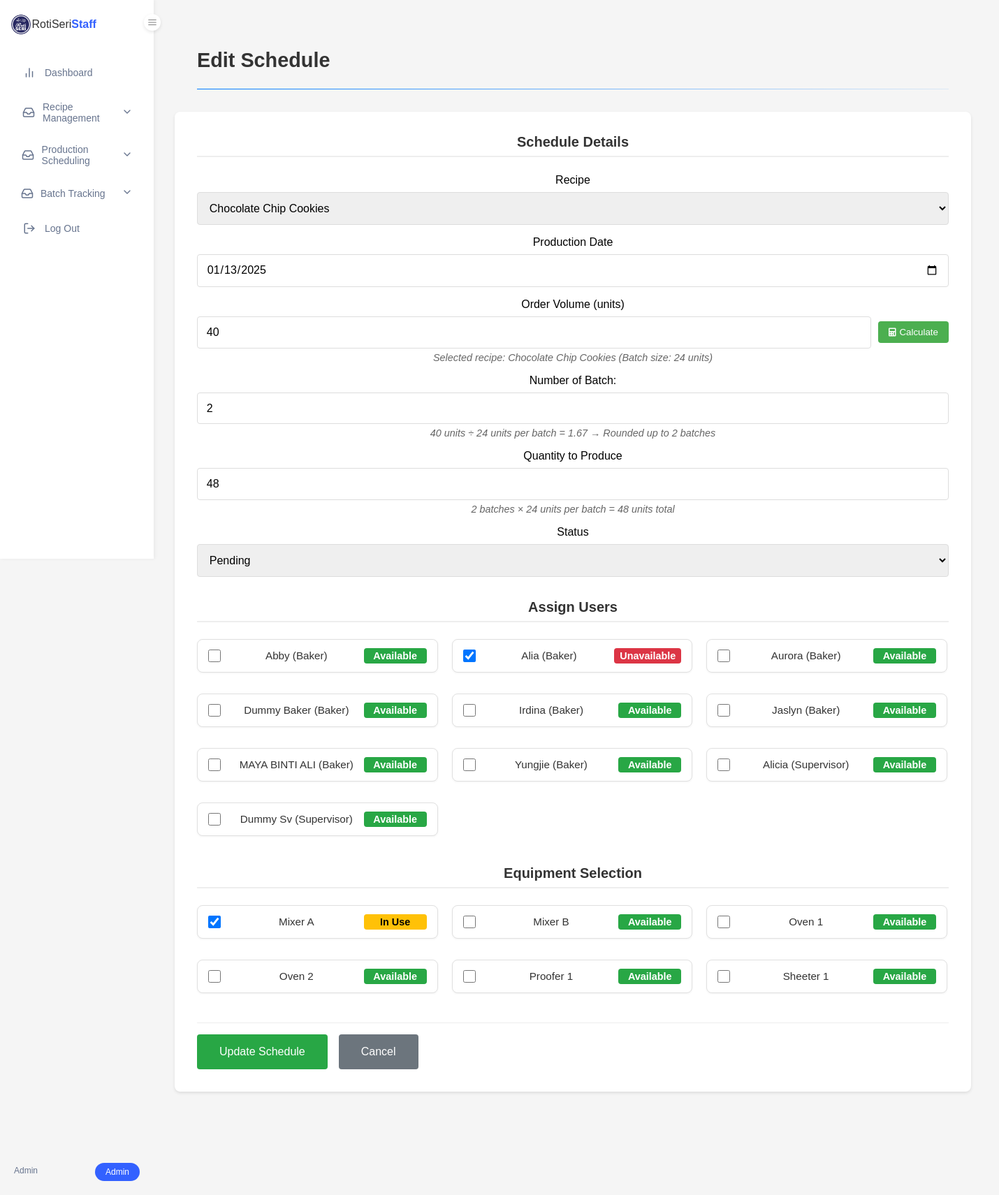
The app's page /rotiseriproduction/edit_schedule.php?id=9 (signed in) with its own data.
### tables this page shows
CREATE TABLE `tbl_schedule` (
  `schedule_id` int(6) NOT NULL,
  `recipe_id` int(6) NOT NULL,
  `schedule_date` date NOT NULL,
  `schedule_quantityToProduce` int(6) NOT NULL,
  `schedule_orderVolumn` int(6) NOT NULL,
  `schedule_status` enum('Pending','In Progress','Completed','') NOT NULL DEFAULT 'Pending',
  `schedule_batchNum` int(3) NOT NULL
);

CREATE TABLE `tbl_recipe` (
  `recipe_id` int(6) NOT NULL,
  `recipe_name` varchar(100) NOT NULL,
  `recipe_category` varchar(100) NOT NULL,
  `recipe_batchSize` int(6) NOT NULL,
  `recipe_unitOfMeasure` varchar(50) NOT NULL,
  `recipe_instructions` text NOT NULL,
  `recipe_dateCreated` timestamp NOT NULL DEFAULT current_timestamp(),
  `recipe_dateUpdated` timestamp NOT NULL DEFAULT current_timestamp() ON UPDATE current_timestamp(),
  `image_path` varchar(255) DEFAULT NULL
);

CREATE TABLE `tbl_users` (
  `user_id` int(6) NOT NULL,
  `user_fullName` varchar(200) NOT NULL,
  `user_contact` varchar(100) NOT NULL,
  `user_address` text NOT NULL,
  `user_email` varchar(200) NOT NULL,
  `user_password` varchar(200) NOT NULL,
  `user_dateRegister` datetime NOT NULL DEFAULT current_timestamp(),
  `user_role` varchar(10) NOT NULL DEFAULT 'Baker',
  `reset_token` varchar(255) DEFAULT NULL,
  `token_expiry` datetime DEFAULT NULL
);

CREATE TABLE `tbl_equipments` (
  `equipment_id` int(6) NOT NULL,
  `equipment_name` varchar(100) NOT NULL,
  `equipment_description` text NOT NULL,
  `equipment_status` enum('Available','Maintenance','Out of Order') NOT NULL DEFAULT 'Available',
  `equipment_dateAdded` datetime NOT NULL DEFAULT current_timestamp()
);

### rotiseriproduction/edit_schedule.php (the view, shortened to what this page needs)
<?php
require_once 'config/db_connection.php';
$schedule_id = $_GET['id'];
try {
    $stmt = $conn->prepare("SELECT s.*,
                           (SELECT COUNT(*) FROM tbl_batches WHERE schedule_id = s.schedule_id) as assigned_batches,
                           (SELECT COUNT(*) FROM tbl_batches WHERE schedule_id = s.schedule_id AND batch_status = 'Completed') as completed_batches
                           FROM tbl_schedule s
                           WHERE s.schedule_id = ?");
    $stmt->execute([$schedule_id]);
    $schedule = $stmt->fetch(PDO::FETCH_ASSOC);
    $stmt = $conn->query("SELECT recipe_id, recipe_name, recipe_batchSize FROM tbl_recipe ORDER BY recipe_name");
    $recipes = $stmt->fetchAll(PDO::FETCH_ASSOC);
    $stmt = $conn->query("SELECT user_id, user_fullName, user_role FROM tbl_users
                         WHERE user_role IN ('Baker', 'Supervisor')
                         ORDER BY user_role, user_fullName");
    $users = $stmt->fetchAll(PDO::FETCH_ASSOC);
    $stmt = $conn->prepare("SELECT user_id FROM tbl_schedule_assignments WHERE schedule_id = ?");
    $stmt->execute([$schedule_id]);
    $assigned_users = $stmt->fetchAll(PDO::FETCH_COLUMN);
    $stmt = $conn->prepare("SELECT equipment_id, equipment_name, equipment_status
                         FROM tbl_equipments
                         ORDER BY equipment_name");
    $stmt->execute();
    $equipment = $stmt->fetchAll(PDO::FETCH_ASSOC);
    $stmt = $conn->prepare("SELECT equipment_id FROM tbl_schedule_equipment WHERE schedule_id = ?");
    $stmt->execute([$schedule_id]);
    $assigned_equipment = $stmt->fetchAll(PDO::FETCH_COLUMN);
} catch (PDOException $e) {
    $error_message = "Error: " . $e->getMessage();
}
?>
<!DOCTYPE html>
<html lang="en">
<head>
    <link rel="stylesheet" href="css/style.css">
    <link rel="stylesheet" href="css/dashboard.css">
    <link rel="stylesheet" href="css/schedule.css">
    <link rel="stylesheet" href="https://cdnjs.cloudflare.com/ajax/libs/font-awesome/5.15.4/css/all.min.css">
</head>
<body>
    <?php include 'includes/dashboard_navigation.php'; ?>
    <main class="main-content">
        <div class="page-header">
            <h1>Edit Schedule</h1>
            <div class="divider"></div>
        </div>
        <form method="POST" class="schedule-form <?php echo $schedule['schedule_status'] === 'Completed' ? 'completed' : ''; ?>">
            <div class="form-section">
                <h2>Schedule Details</h2>
                <div class="form-group">
                    <label for="recipe_id">Recipe</label>
                    <select id="recipe_id" name="recipe_id" required>
                        <?php foreach ($recipes as $recipe): ?>
                            <option value="<?php echo $recipe['recipe_id']; ?>"
                                data-batch-size="<?php echo $recipe['recipe_batchSize']; ?>"
                                <?php echo $schedule['recipe_id'] == $recipe['recipe_id'] ? 'selected' : ''; ?>>
                                <?php echo htmlspecialchars($recipe['recipe_name']); ?>
                            </option>
                        <?php endforeach; ?>
                    </select>
                </div>
                <div class="form-group">
                    <label for="schedule_date">Production Date</label>
                    <input type="date" id="schedule_date" name="schedule_date"
                        value="<?php echo $schedule['schedule_date']; ?>" required>
                </div>
                <div class="form-group">
                    <label for="schedule_orderVolumn">Order Volume (units)</label>
                    <div class="input-with-button">
                        <input type="number"
                            id="schedule_orderVolumn"
                            name="schedule_orderVolumn"
                            value="<?php echo htmlspecialchars($schedule['schedule_orderVolumn']); ?>"
                            required
                            min="1">
                        <button type="button" id="calculateBtn" class="calculate-btn">
                            <i class="fas fa-calculator"></i> Calculate
                        </button>
                    </div>
                    <small id="calculation-info" class="calculation-info"></small>
                </div>
                <div class="form-group">
                    <label for="schedule_batchNum">Number of Batch:</label>
                    <input type="number"
                        id="schedule_batchNum"
                        name="schedule_batchNum"
                        class="form-control"
                        value="<?php echo htmlspecialchars($schedule['schedule_batchNum']); ?>"
                        min="1"
                        readonly>
                    <small id="batch-calculation" class="calculation-info"></small>
                </div>
                <div class="form-group">
                    <label for="quantity">Quantity to Produce</label>
                    <input type="number" id="quantity" name="quantity"
                        step="0.01" min="0.01" required readonly
                        value="<?php echo $schedule['schedule_quantityToProduce']; ?>">
                    <small id="quantity-calculation" class="calculation-info"></small>
                </div>
                <div class="form-group">
                    <label for="status">Status</label>
                    <select id="status" name="status" required>
                        <option value="Pending" <?php echo $schedule['schedule_status'] == 'Pending' ? 'selected' : ''; ?>>Pending</option>
                    </select>
                </div>
            </div>
            <div class="form-section">
                <h2>Assign Users</h2>
                <div class="user-selection">
                    <?php foreach ($users as $user): ?>
                        <div class="user-checkbox">
                            <input type="checkbox"
                                name="assigned_users[]"
                                value="<?php echo $user['user_id']; ?>"
                                <?php echo in_array($user['user_id'], $assigned_users) ? 'checked' : ''; ?>>
                            <span><?php echo htmlspecialchars($user['user_fullName']); ?>
                                (<?php echo $user['user_role']; ?>)</span>
                            <span class="status <?php echo in_array($user['user_id'], $assigned_users) ? 'unavailable' : 'available'; ?>">
                                <?php echo in_array($user['user_id'], $assigned_users) ? 'Unavailable' : 'Available'; ?>
                            </span>
                        </div>
                    <?php endforeach; ?>
                </div>
            </div>
            <div class="form-section">
                <h2>Equipment Selection</h2>
                <div class="equipment-selection">
                    <?php foreach ($equipment as $item): ?>
                        <div class="equipment-checkbox">
                            <input type="checkbox"
                                name="equipment[]"
                                value="<?php echo $item['equipment_id']; ?>"
                                <?php echo in_array($item['equipment_id'], $assigned_equipment) ? 'checked' : ''; ?>>
                            <span><?php echo htmlspecialchars($item['equipment_name']); ?></span>
                            <span class="status <?php echo in_array($item['equipment_id'], $assigned_equipment) ? 'in-use' : 'available'; ?>">
                                <?php echo in_array($item['equipment_id'], $assigned_equipment) ? 'In Use' : 'Available'; ?>
                            </span>
                        </div>
                    <?php endforeach; ?>
                </div>
            </div>
            <div class="form-actions">
                <button type="submit" class="submit-btn">Update Schedule</button>
                <a href="view_schedules.php" class="cancel-btn">Cancel</a>
            </div>
        </form>
    </main>
</body>
</html>

### rotiseriproduction/css/style.css (style rules this page uses)
* { margin: 0; padding: 0; box-sizing: border-box; font-family: Arial, sans-serif; }
body { background: linear-gradient(rgba(0, 0, 0, 0.6), rgba(0, 0, 0, 0.6)), url('../assets/images/banner.png'); background-size: cover; background-position: center; background-attachment: fixed; min-height: 100vh; color: white; display: flex; flex-direction: column; }
main { max-width: 1200px; margin: 8rem auto; text-align: center; padding: 0 1rem; flex: 1; }

### rotiseriproduction/css/dashboard.css (style rules this page uses)
body { display: grid; grid-template-areas: "sidebar topbar" "sidebar main" "sidebar bottombar"; grid-template-columns: 250px 1fr; grid-template-rows: 50px 1fr auto; min-height: 100vh; background-color: white; position: relative; background-image: none; }
.main-content { grid-area: main; padding: 2rem 2rem 0 0; margin-top: 50px; margin-left: 0; width: calc(100% - 0px); transition: width 0.3s ease, margin-left 0.3s ease; padding-left: 0; display: block; }
.page-header { padding: 0 2rem; margin-bottom: 2rem; text-align: left; }
.page-header h1 { font-size: 1.8rem; color: #333; margin: 0; padding-bottom: 1rem; }
.divider { height: 1px; background: linear-gradient(to right, #007bff, rgba(0, 123, 255, 0.1)); margin-top: 0.5rem; width: 100%; align-self: flex-start; }

### rotiseriproduction/includes/dashboard_navigation.php (style rules this page uses)
* { margin: 0; padding: 0; box-sizing: border-box; font-family: Arial, sans-serif; }
body { display: flex; background-color: #f5f5f5; }
.main-content { flex: 1; margin-left: 220px; padding: 20px 30px; }

### records on screen
tbl_schedule: recipe_id "Chocolate Chip Cookies", schedule_date "01/13/2025", schedule_orderVolumn "40", schedule_batchNum "2", quantity "48", status "Pending"
tbl_users: user_fullName "Abby", user_role "Baker", shows "Available"
tbl_users: user_id "☑", user_fullName "Alia", user_role "Baker", shows "Unavailable"
tbl_users: user_fullName "Aurora", user_role "Baker", shows "Available"
tbl_users: user_fullName "Dummy Baker", user_role "Baker", shows "Available"
tbl_users: user_fullName "Irdina", user_role "Baker", shows "Available"
tbl_users: user_fullName "Jaslyn", user_role "Baker", shows "Available"
tbl_users: user_fullName "MAYA BINTI ALI", user_role "Baker", shows "Available"
tbl_users: user_fullName "Yungjie", user_role "Baker", shows "Available"
tbl_users: user_fullName "Alicia", user_role "Supervisor", shows "Available"
tbl_users: user_fullName "Dummy Sv", user_role "Supervisor", shows "Available"
tbl_equipments: equipment_id "☑", equipment_name "Mixer A", shows "In Use"
tbl_equipments: equipment_name "Mixer B", shows "Available"
tbl_equipments: equipment_name "Oven 1", shows "Available"
tbl_equipments: equipment_name "Oven 2", shows "Available"
tbl_equipments: equipment_name "Proofer 1", shows "Available"
tbl_equipments: equipment_name "Sheeter 1", shows "Available"

### other values on screen
$_SESSION['user_fullName'] "Admin"
$_SESSION['user_role'] "Admin"
